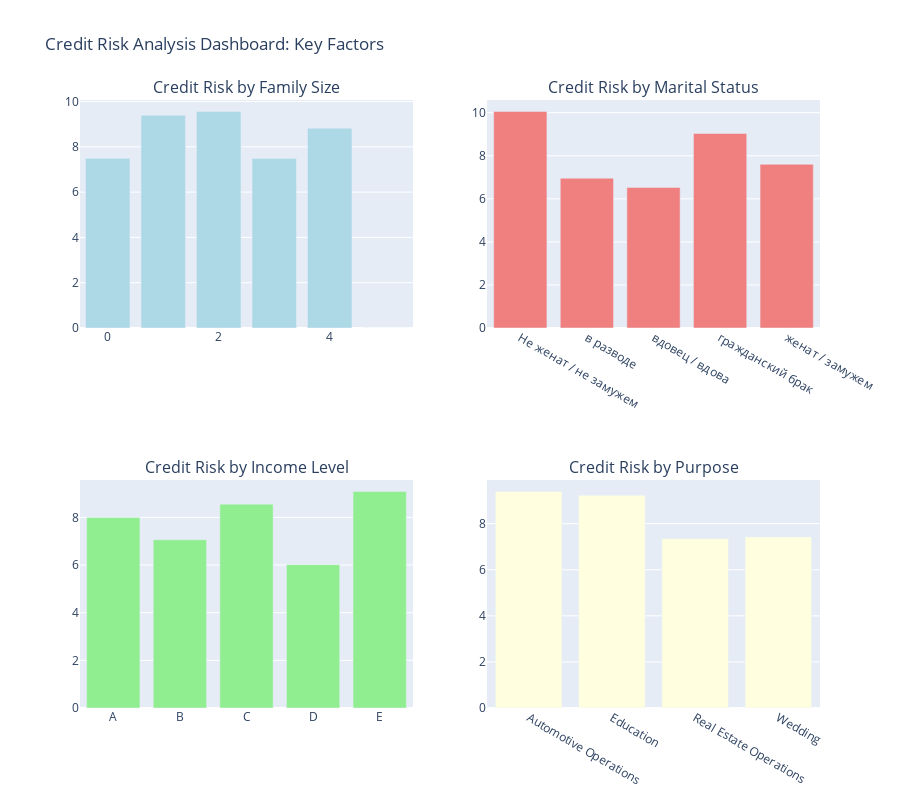

Notebook code cell kept with this figure:
### Markdown cell above
## Advanced Visualizations and Insights

The visualizations that follow are not just charts and graphs - they are windows into the complex world of credit risk. Each visualization tells a story about human behavior, financial patterns, and the subtle relationships that shape credit outcomes.

These insights go beyond simple statistics to reveal the human dimension of credit risk assessment. What emerges is a portrait of borrowers as complex individuals, not just demographic categories or income brackets.

### Code cell
# Create comprehensive visualization dashboard
fig = make_subplots(
    rows=2, cols=2,
    subplot_titles=(
        'Credit Risk by Family Size',
        'Credit Risk by Marital Status',
        'Credit Risk by Income Level',
        'Credit Risk by Purpose'
    ),
    specs=[[{"type": "bar"}, {"type": "bar"}],
           [{"type": "bar"}, {"type": "bar"}]]
)

# 1. Children vs. Credit Risk
fig.add_trace(
    go.Bar(x=children_debt['children'], y=children_debt['debt_share'], 
           name='Children', marker_color='lightblue'),
    row=1, col=1
)

# 2. Marital Status vs. Credit Risk
fig.add_trace(
    go.Bar(x=family_debt['family_status'], y=family_debt['debt_share'], 
           name='Marital Status', marker_color='lightcoral'),
    row=1, col=2
)

# 3. Income Level vs. Credit Risk
fig.add_trace(
    go.Bar(x=income_debt['total_income_category'], y=income_debt['debt_share'], 
           name='Income Level', marker_color='lightgreen'),
    row=2, col=1
)

# 4. Purpose vs. Credit Risk
fig.add_trace(
    go.Bar(x=purpose_debt['purpose_category'], y=purpose_debt['debt_share'], 
           name='Credit Purpose', marker_color='lightyellow'),
    row=2, col=2
)

fig.update_layout(
    title_text="Credit Risk Analysis Dashboard: Key Factors",
    height=800,
    showlegend=False
)

fig.show()

### Figure 1 — Plotly figure (JSON) as saved in the notebook; plotly's stock layout.template omitted (floating-point values rounded to 4 significant figures)
{"data": [{"marker": {"color": "lightblue"}, "name": "Children", "type": "bar", "x": [0, 1, 2, 3, 4, 5], "xaxis": "x", "y": [7.49, 9.394, 9.562, 7.483, 8.824, 0], "yaxis": "y"}, {"marker": {"color": "lightcoral"}, "name": "Marital Status", "type": "bar", "x": ["Не женат / не замужем", "в разводе", "вдовец / вдова", "гражданский брак", "женат / замужем"], "xaxis": "x2", "y": [10.06, 6.957, 6.527, 9.035, 7.606], "yaxis": "y2"}, {"marker": {"color": "lightgreen"}, "name": "Income Level", "type": "bar", "x": ["A", "B", "C", "D", "E"], "xaxis": "x3", "y": [8, 7.062, 8.553, 6.017, 9.091], "yaxis": "y3"}, {"marker": {"color": "lightyellow"}, "name": "Credit Purpose", "type": "bar", "x": ["Automotive Operations", "Education", "Real Estate Operations", "Wedding"], "xaxis": "x4", "y": [9.401, 9.231, 7.347, 7.42], "yaxis": "y4"}], "layout": {"annotations": [{"font": {"size": 16}, "showarrow": false, "text": "Credit Risk by Family Size", "x": 0.225, "xanchor": "center", "xref": "paper", "y": 1, "yanchor": "bottom", "yref": "paper"}, {"font": {"size": 16}, "showarrow": false, "text": "Credit Risk by Marital Status", "x": 0.775, "xanchor": "center", "xref": "paper", "y": 1, "yanchor": "bottom", "yref": "paper"}, {"font": {"size": 16}, "showarrow": false, "text": "Credit Risk by Income Level", "x": 0.225, "xanchor": "center", "xref": "paper", "y": 0.375, "yanchor": "bottom", "yref": "paper"}, {"font": {"size": 16}, "showarrow": false, "text": "Credit Risk by Purpose", "x": 0.775, "xanchor": "center", "xref": "paper", "y": 0.375, "yanchor": "bottom", "yref": "paper"}], "height": 800, "showlegend": false, "title": {"text": "Credit Risk Analysis Dashboard: Key Factors"}, "xaxis": {"anchor": "y", "domain": [0, 0.45]}, "xaxis2": {"anchor": "y2", "domain": [0.55, 1]}, "xaxis3": {"anchor": "y3", "domain": [0, 0.45]}, "xaxis4": {"anchor": "y4", "domain": [0.55, 1]}, "yaxis": {"anchor": "x", "domain": [0.625, 1]}, "yaxis2": {"anchor": "x2", "domain": [0.625, 1]}, "yaxis3": {"anchor": "x3", "domain": [0, 0.375]}, "yaxis4": {"anchor": "x4", "domain": [0, 0.375]}}}
